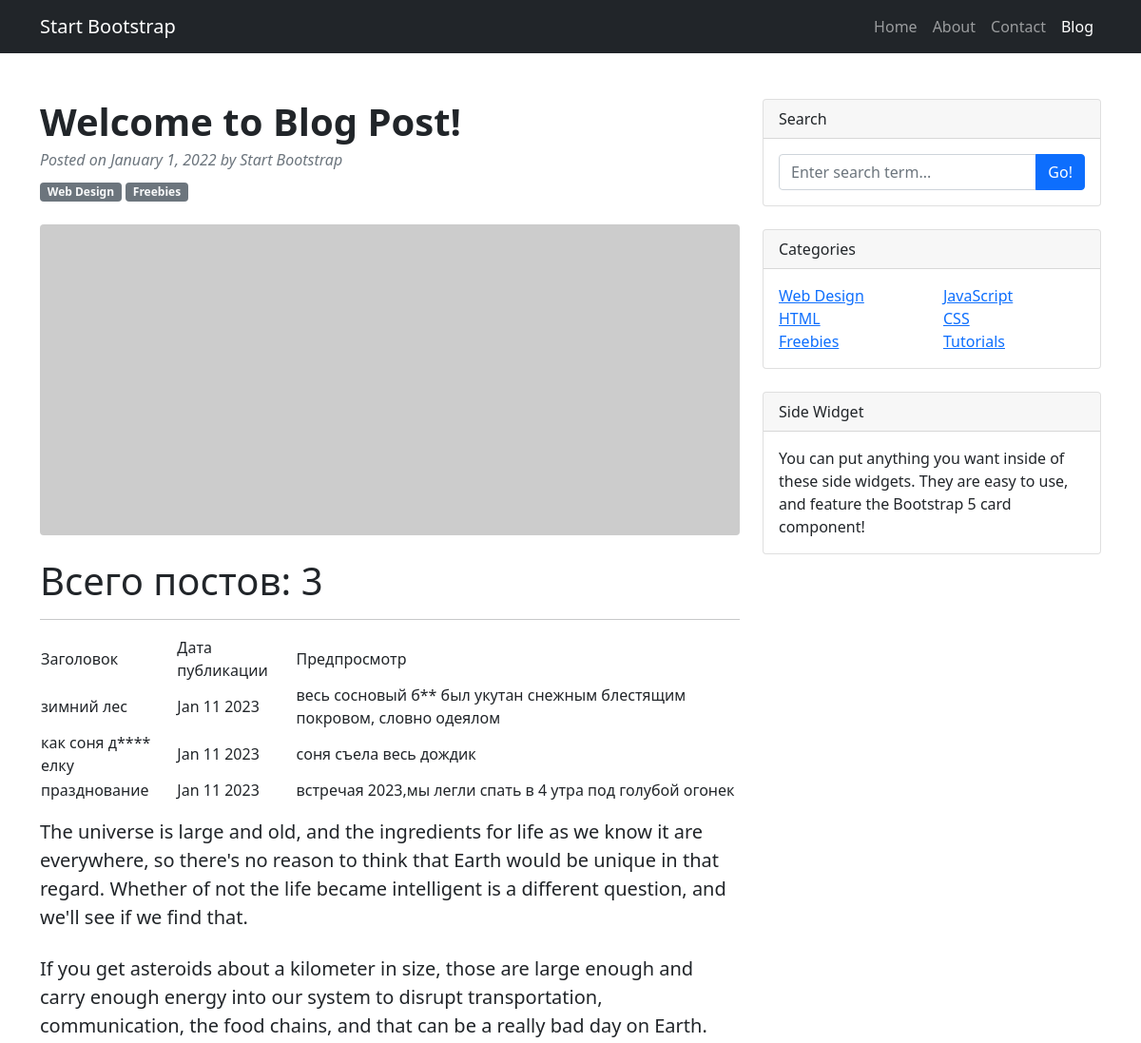
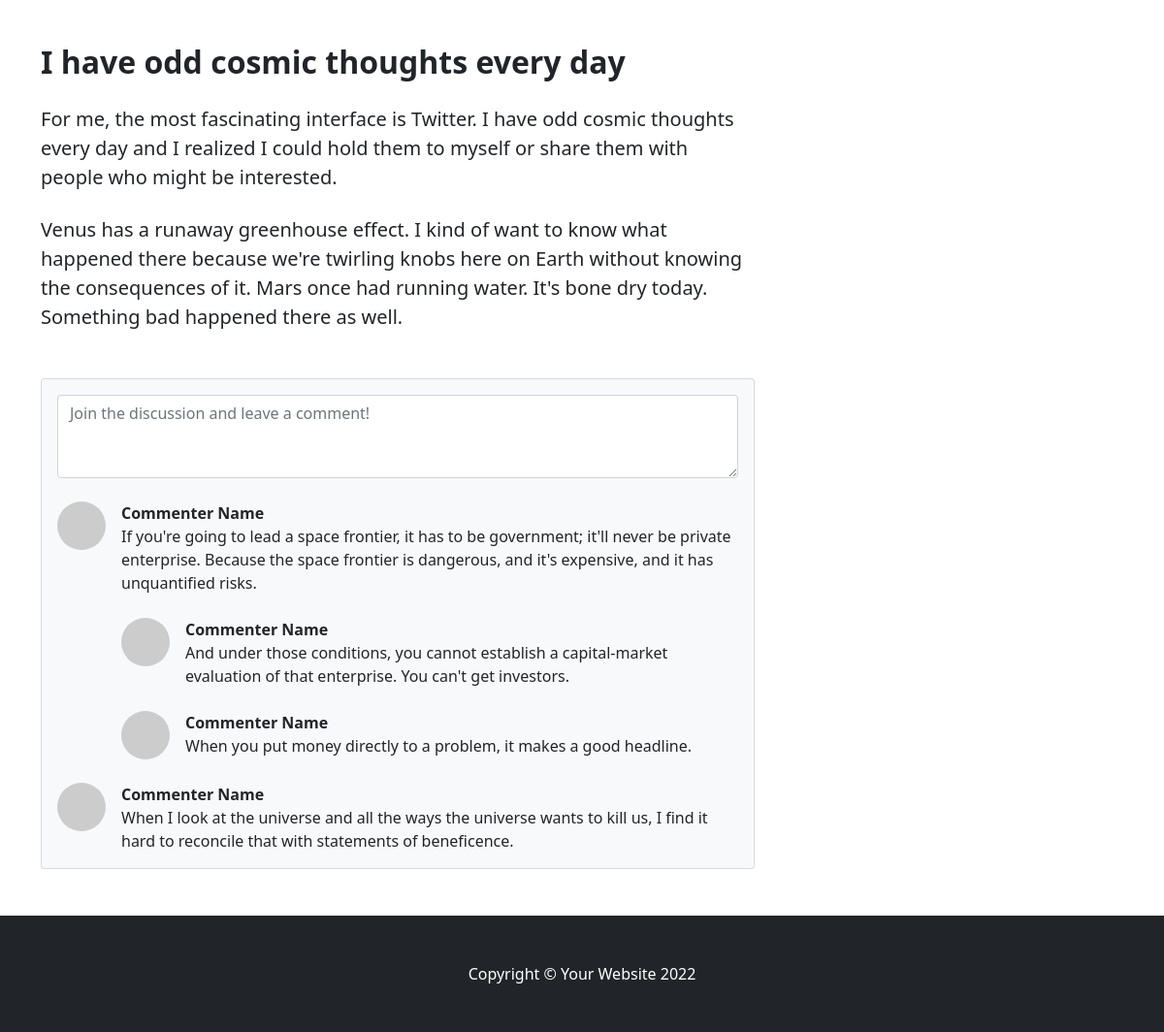
/posts/, run on the app's committed database (2 pictures, top to bottom).
### news/models.py (models this page shows, shortened)
class Post(models.Model):
    author = models.ForeignKey(Author, on_delete=models.CASCADE)
    TYPES = [
        ('AR', 'Статья'),
        ('NW', 'Новость')
    ]
    type = models.CharField(max_length=2,
                            choices=TYPES,
                            default='AR')
    time_in = models.DateTimeField(auto_now_add=True)
    topics = models.ManyToManyField(Category, through='PostCategory')
    title = models.CharField(max_length=64)
    text = models.TextField()
    rating_article = models.IntegerField(default=0)

### news/views.py (the view)
# urls.py: path('', PostsList.as_view()),
class PostsList(ListView):
    model = Post
    ordering = 'title'
    template_name = 'flatpages/posts.html'
    context_object_name = 'posts'

### news/templatetags/custom_filters.py (called while the page is built)
@register.filter()
def censor (value):
    if isinstance (value,str):
        for bw in BAD_WORDS:
            value = value.lower().replace(bw[1:].lower(),'*'*len(bw[1:]))
        return f'{value} '
    else:
        raise TypeError (f'Ошибка! {type(value)} не подходит')

### templates/flatpages/posts.html (shortened to what this page needs)
{% extends 'flatpages/default.html' %}
{% load custom_filters %}
{% block content %}
    <h1> Всего постов: {{ posts|length }} </h1>
    <hr>
    {% if posts %}
        <table>
            <tr>
               <td> Заголовок </td>
               <td> Дата публикации </td>
               <td> Предпросмотр </td>
            </tr>
            {% for post in posts %}
            <tr>
                <td>{{ post.title|censor }}</td>
                <td>{{ post.time_in|date:'M d Y'}}</td>
                <td>{{ post.text|truncatewords:20|censor}}</td>
            </tr>
            {% endfor %}
        </table>
    {% else %}
        <h2> Постов нет!</h2>
    {% endif %}
{% endblock content %}

### templates/flatpages/default.html (shortened to what this page needs)
<!DOCTYPE html>
<html lang="en">
    <head>
        {% load static %}
        <link href="{% static 'css/styles.css' %}" rel="stylesheet" />
    </head>
    <body>
        <nav class="navbar navbar-expand-lg navbar-dark bg-dark">
            <div class="container">
                <a class="navbar-brand" href="#!">Start Bootstrap</a>
                <div class="collapse navbar-collapse" id="navbarSupportedContent">
                    <ul class="navbar-nav ms-auto mb-2 mb-lg-0">
                        <li class="nav-item"><a class="nav-link" href="#">Home</a></li>
                        <li class="nav-item"><a class="nav-link" href="#!">About</a></li>
                        <li class="nav-item"><a class="nav-link" href="#!">Contact</a></li>
                        <li class="nav-item"><a class="nav-link active" aria-current="page" href="#">Blog</a></li>
                    </ul>
                </div>
            </div>
        </nav>
        <div class="container mt-5">
            <div class="row">
                <div class="col-lg-8">
                    <article>
                        <header class="mb-4">
                            <h1 class="fw-bolder mb-1"> Welcome to Blog Post!</h1>
                            <div class="text-muted fst-italic mb-2">Posted on January 1, 2022 by Start Bootstrap</div>
                            <a class="badge bg-secondary text-decoration-none link-light" href="#!">Web Design</a>
                            <a class="badge bg-secondary text-decoration-none link-light" href="#!">Freebies</a>
                        </header>
                        <figure class="mb-4"><img class="img-fluid rounded" src="https://dummyimage.com/900x400/ced4da/6c757d.jpg" alt="..." /></figure>
                        <section class="mb-5">
                            <p class="fs-5 mb-4">
                                {% block content %}
                                {% endblock content %}
                            </p>
                            <p class="fs-5 mb-4">The universe is large and old, and the ingredients for life as we know it are everywhere, so there's no reason to think that Earth would be unique in that regard. Whether of not the life became intelligent is a different question, and we'll see if we find that.</p>
                            <p class="fs-5 mb-4">If you get asteroids about a kilometer in size, those are large enough and carry enough energy into our system to disrupt transportation, communication, the food chains, and that can be a really bad day on Earth.</p>
                            <h2 class="fw-bolder mb-4 mt-5">I have odd cosmic thoughts every day</h2>
                            <p class="fs-5 mb-4">For me, the most fascinating interface is Twitter. I have odd cosmic thoughts every day and I realized I could hold them to myself or share them with people who might be interested.</p>
                            <p class="fs-5 mb-4">Venus has a runaway greenhouse effect. I kind of want to know what happened there because we're twirling knobs here on Earth without knowing the consequences of it. Mars once had running water. It's bone dry today. Something bad happened there as well.</p>
                        </section>
                    </article>
                    <section class="mb-5">
                        <div class="card bg-light">
                            <div class="card-body">
                                <form class="mb-4"><textarea class="form-control" rows="3" placeholder="Join the discussion and leave a comment!"></textarea></form>
                                <div class="d-flex mb-4">
                                    <div class="flex-shrink-0"><img class="rounded-circle" src="https://dummyimage.com/50x50/ced4da/6c757d.jpg" alt="..." /></div>
                                    <div class="ms-3">
                                        <div class="fw-bold">Commenter Name</div>
                                        If you're going to lead a space frontier, it has to be government; it'll never be private enterprise. Because the space frontier is dangerous, and it's expensive, and it has unquantified risks.
                                        <div class="d-flex mt-4">
                                            <div class="flex-shrink-0"><img class="rounded-circle" src="https://dummyimage.com/50x50/ced4da/6c757d.jpg" alt="..." /></div>
                                            <div class="ms-3">
                                                <div class="fw-bold">Commenter Name</div>
                                                And under those conditions, you cannot establish a capital-market evaluation of that enterprise. You can't get investors.
                                            </div>
                                        </div>
                                        <div class="d-flex mt-4">
                                            <div class="flex-shrink-0"><img class="rounded-circle" src="https://dummyimage.com/50x50/ced4da/6c757d.jpg" alt="..." /></div>
                                            <div class="ms-3">
                                                <div class="fw-bold">Commenter Name</div>
                                                When you put money directly to a problem, it makes a good headline.
                                            </div>
                                        </div>
                                    </div>
                                </div>
                                <div class="d-flex">
                                    <div class="flex-shrink-0"><img class="rounded-circle" src="https://dummyimage.com/50x50/ced4da/6c757d.jpg" alt="..." /></div>
                                    <div class="ms-3">
                                        <div class="fw-bold">Commenter Name</div>
                                        When I look at the universe and all the ways the universe wants to kill us, I find it hard to reconcile that with statements of beneficence.
                                    </div>
                                </div>
                            </div>
                        </div>
                    </section>
                </div>
                <div class="col-lg-4">
                    <div class="card mb-4">
                        <div class="card-header">Search</div>
                        <div class="card-body">
                            <div class="input-group">
                                <input class="form-control" type="text" placeholder="Enter search term..." aria-label="Enter search term..." aria-describedby="button-search" />
                                <button class="btn btn-primary" id="button-search" type="button">Go!</button>
                            </div>
                        </div>
                    </div>
                    <div class="card mb-4">
                        <div class="card-header">Categories</div>
                        <div class="card-body">
                            <div class="row">
                                <div class="col-sm-6">
                                    <ul class="list-unstyled mb-0">
                                        <li><a href="#!">Web Design</a></li>
                                        <li><a href="#!">HTML</a></li>
                                        <li><a href="#!">Freebies</a></li>
                                    </ul>
                                </div>
                                <div class="col-sm-6">
                                    <ul class="list-unstyled mb-0">
                                        <li><a href="#!">JavaScript</a></li>
                                        <li><a href="#!">CSS</a></li>
                                        <li><a href="#!">Tutorials</a></li>
                                    </ul>
                                </div>
                            </div>
                        </div>
                    </div>
                    <div class="card mb-4">
                        <div class="card-header">Side Widget</div>
                        <div class="card-body">You can put anything you want inside of these side widgets. They are easy to use, and feature the Bootstrap 5 card component!</div>
                    </div>
                </div>
            </div>
        </div>
        <footer class="py-5 bg-dark">
            <div class="container"><p class="m-0 text-center text-white">Copyright &copy; Your Website 2022</p></div>
        </footer>
    </body>
</html>

### data on the page
Post: title|censor "зимний лес", time_in "Jan 11 2023", text|censor "весь сосновый б** был укутан снежным блестящим покровом, словно одеялом"
Post: title|censor "как соня д**** елку", time_in "Jan 11 2023", text|censor "соня съела весь дождик"
Post: title|censor "празднование", time_in "Jan 11 2023", text|censor "встречая 2023,мы легли спать в 4 утра под голубой огонек"

### other printed values
{{ posts|length }} "3"
